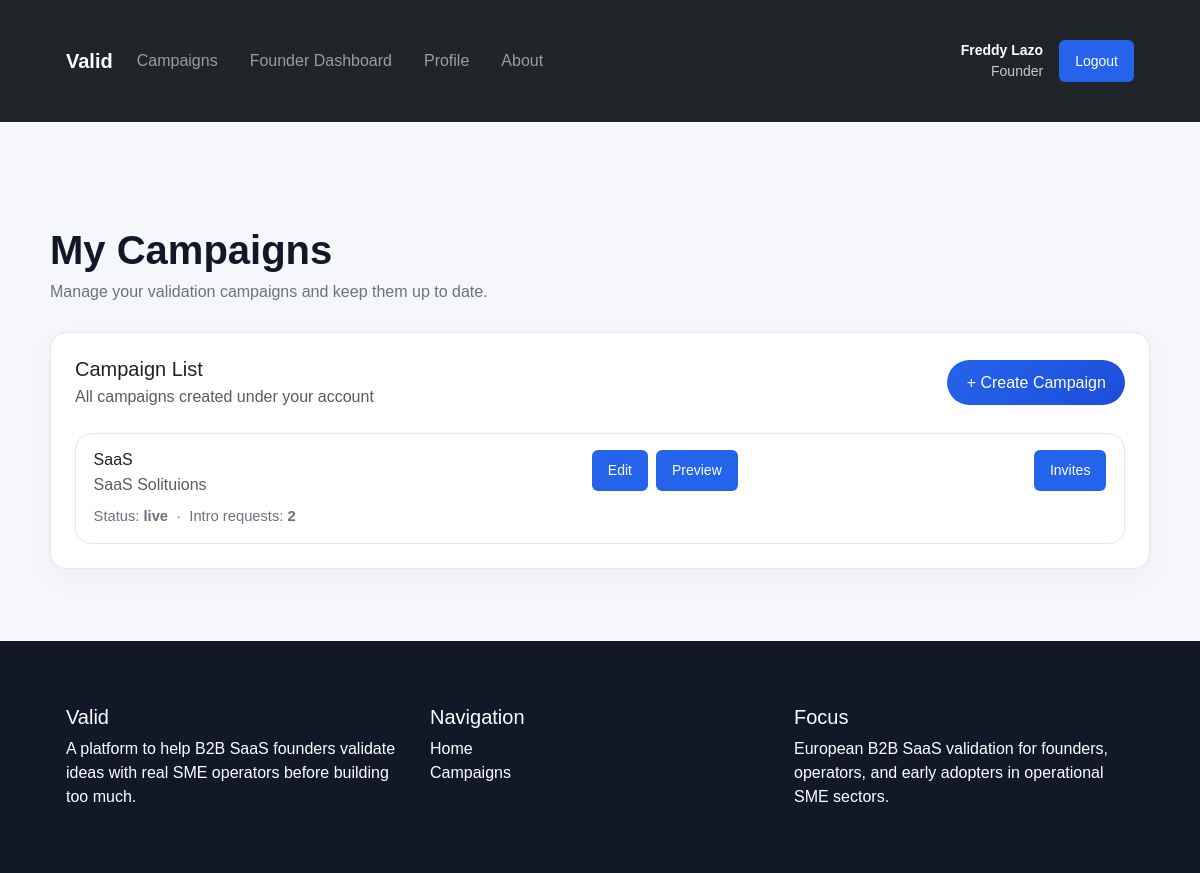
/valid/founder/campaigns/ (signed in), run on the app's committed database.
### account/models.py (models this page shows, shortened)
class Profile(models.Model):
    user = models.OneToOneField(
        settings.AUTH_USER_MODEL,
        on_delete=models.CASCADE,
        related_name="profile",
    )
    role = models.CharField(max_length=20, choices=UserRole.choices)
    company_name = models.CharField(max_length=255, blank=True)
    industry = models.CharField(max_length=100, blank=True)
    country = models.CharField(max_length=100, blank=True)
    company_size = models.CharField(max_length=50, blank=True)
    job_title = models.CharField(max_length=100, blank=True)
    pain_points = models.TextField(blank=True)

### campaign/models.py (models this page shows, shortened)
class Campaign(models.Model):
    founder = models.ForeignKey(
        settings.AUTH_USER_MODEL,
        on_delete=models.CASCADE,
        related_name="campaigns",
    )
    title = models.CharField(max_length=255)
    problem_summary = models.TextField()
    solution_summary = models.TextField()
    target_industry = models.CharField(
        max_length=50,
        choices=CampaignIndustry.choices,
    )
    target_role = models.CharField(
        max_length=50,
        choices=CampaignTargetRole.choices,
    )
    target_company_size = models.CharField(
        max_length=50,
        choices=CampaignCompanySize.choices,
    )
    target_market = models.CharField(max_length=100, blank=True)
    validation_goal_type = models.CharField(
        max_length=50,
        choices=CampaignValidationGoal.choices,
    )
    validation_goal_count = models.PositiveIntegerField(default=1)
    pilot_offer_summary = models.TextField(blank=True)
    status = models.CharField(
        max_length=20,
        choices=CampaignStatus.choices,
        default=CampaignStatus.PENDING_REVIEW,
    )
    campaign_image = models.ImageField(upload_to="campaign_visuals/", blank=True, null=True)
    created_at = models.DateTimeField(auto_now_add=True)
    updated_at = models.DateTimeField(auto_now=True)
    class Meta:
        ordering = ["-created_at"]

### campaign/views.py (the view)
# urls.py: path("founder/campaigns/", founder_campaign_list, name="founder_campaign_list"),
@login_required
def founder_campaign_list(request):
    if not is_founder(request.user):
        return HttpResponseForbidden("Only founders can access this page.")
    campaigns = Campaign.objects.filter(founder=request.user).annotate(
        intro_requests_count=Count("intro_requests")
    )
    return render(
        request,
        "campaign/founder/campaign_list.html",
        {"campaigns": campaigns},
    )

### campaign/views.py (called while the page is built)
def is_founder(user):
    return (
        user.is_authenticated
        and hasattr(user, "profile")
        and user.profile.role == "founder"
    )

### campaign/templates/campaign/founder/campaign_list.html (shortened to what this page needs)
{% extends "campaign/base.html" %}
{% block content %}
<div class="container page-shell">
    <div class="page-header">
        <h1>My Campaigns</h1>
        <p>Manage your validation campaigns and keep them up to date.</p>
    </div>
    <div class="section-card">
        <div class="card-body">
            <div class="d-flex justify-content-between align-items-center mb-4 flex-wrap gap-2">
                <div>
                    <h2 class="h5 mb-1">Campaign List</h2>
                    <p class="text-muted mb-0">All campaigns created under your account</p>
                </div>
                <a class="btn btn-primary-action" href="{% url 'founder_campaign_create' %}">
                    + Create Campaign
                </a>
            </div>
            <div class="content-stack">
                {% for campaign in campaigns %}
                    <div class="list-item-card">
                        <div class="d-flex justify-content-between align-items-start flex-wrap gap-3">
                            <div>
                                <h3 class="h6 mb-1">{{ campaign.title }}</h3>
                                <p class="text-muted mb-2">
                                    {{ campaign.solution_summary|truncatechars:130 }}
                                </p>
                                <div class="list-meta">
                                    Status:
                                    <strong>{{ campaign.status }}</strong>
                                    &nbsp;·&nbsp;
                                    Intro requests:
                                    <strong>{{ campaign.intro_requests_count }}</strong>
                                </div>
                            </div>
                            <div class="d-flex gap-2 flex-wrap">
                                <a class="btn btn-sm btn-outline-primary" href="{% url 'founder_campaign_update' campaign.id %}">
                                    Edit
                                </a>
                                <a class="btn btn-sm btn-outline-secondary" href="{% url 'campaign_detail' campaign.id %}">
                                    Preview
                                </a>
                            </div>
                            <a class="btn btn-sm btn-outline-dark" href="{% url 'founder_campaign_invites' campaign.id %}">
                                Invites
                            </a>
                        </div>
                    </div>
                {% empty %}
                    <div class="empty-state">
                        You have not created any campaigns yet.
                    </div>
                {% endfor %}
            </div>
        </div>
    </div>
</div>
{% endblock %}

### campaign/templates/campaign/base.html (shortened to what this page needs)
{% load static %}
<!DOCTYPE html>
<html lang="en">
<head>
    <link
        href="https://cdn.jsdelivr.net/npm/bootstrap@5.3.3/dist/css/bootstrap.min.css"
        rel="stylesheet">
    <link href="{% static "css/valid.css" %}" rel="stylesheet">
</head>
<body >
<nav class="navbar navbar-expand-lg navbar-dark bg-dark sticky-top">
    <div class="container">
        <a class="navbar-brand fw-bold" href="{% url 'home' %}">Valid</a>
        <div class="collapse navbar-collapse" id="mainNav">
            <ul class="navbar-nav me-auto mb-2 mb-lg-0">
                <li class="nav-item">
                    <a class="nav-link" href="{% url 'campaign_list' %}">Campaigns</a>
                </li>
                {% if user.is_authenticated %}
                    {% if user.profile.role == 'founder' %}
                        <li class="nav-item">
                            <a class="nav-link" href="{% url 'founder_dashboard' %}">Founder Dashboard</a>
                        </li>
                    {% elif user.profile.role == 'sme' %}
                        <li class="nav-item">
                            <a class="nav-link" href="{% url 'sme_dashboard' %}">SME Dashboard</a>
                        </li>
                    {% endif %}
                    <li class="nav-item">
                        <a class="nav-link" href="{% url 'profile' %}">Profile</a>
                    </li>
                {% endif %}
                <li class="nav-item">
                    <a class="nav-link" href="{% url 'about' %}">About</a>
                </li>
            </ul>
            <div class="d-flex align-items-center gap-3">
                {% if user.is_authenticated %}
                    <div class="text-white small text-end">
                        <div class="fw-semibold">
                            {{ user.first_name|default:user.username }} {{ user.last_name }}
                        </div>
                        <div class="opacity-75">
                            {{ user.profile.role|title }}
                        </div>
                    </div>
                    <form method="post" action="{% url 'logout' %}">
                        <button class="btn btn-outline-light btn-sm" type="submit">Logout</button>
                    </form>
                {% else %}
                    <a class="btn btn-outline-light btn-sm" href="{% url 'login' %}">Login</a>
                    <a class="btn btn-light btn-sm" href="{% url 'signup' %}">Sign Up</a>
                {% endif %}
            </div>
        </div>
    </div>
</nav>
<main class="flex-fill">
</main>
{% block content %}{% endblock %}
<footer class="footer">
    <div class="container">
        <div class="row g-4">
            <div class="col-md-4">
                <h5>Valid</h5>
                <p class="mb-0">
                    A platform to help B2B SaaS founders validate ideas with real SME operators before building too much.
                </p>
            </div>
            <div class="col-md-4">
                <h5>Navigation</h5>
                <ul class="list-unstyled">
                    <li><a class="text-white text-decoration-none" href="{% url 'home' %}">Home</a></li>
                    <li><a class="text-white text-decoration-none" href="{% url 'campaign_list' %}">Campaigns</a></li>
                </ul>
            </div>
            <div class="col-md-4">
                <h5>Focus</h5>
                <p class="mb-0">
                    European B2B SaaS validation for founders, operators, and early adopters in operational SME sectors.
                </p>
            </div>
        </div>
    </div>
</footer>
</body>
</html>

### campaign/static/css/valid.css (style rules this page uses)
body { font-family: Arial, sans-serif; display: flex; flex-direction: column; background: #f6f7fb; margin: 0; color: #222; min-height: 100vh; }
nav { background: #111827; padding: 1rem 2rem; }
nav a { color: #fff; text-decoration: none; margin-right: 1rem; }
.container { max-width: 1100px; margin: 2rem auto; padding: 0 1rem; }
.btn { display: inline-block; padding: 0.65rem 1rem; background: #2563eb; color: white; text-decoration: none; border-radius: 6px; border: none; cursor: pointer; }
.btn-primary-action { background: linear-gradient(135deg, #2563eb, #1d4ed8); border: none; color: white; padding: 0.65rem 1.2rem; border-radius: 999px; font-weight: 500; transition: all 0.2s ease; }
.footer { background-color: #111827; color: white; padding: 2rem 0; margin-top: auto; }
.page-shell { padding: 2.5rem 0; }
.page-header { margin-bottom: 1.75rem; }
.page-header h1 { font-weight: 700; margin-bottom: 0.35rem; color: #111827; }
.page-header p { margin-bottom: 0; color: #6b7280; }
.section-card { background: #fff; border: 1px solid #e5e7eb; border-radius: 1rem; box-shadow: 0 10px 30px rgba(15, 23, 42, 0.04); }
.section-card .card-body { padding: 1.5rem; }
.list-item-card { border: 1px solid #e5e7eb; border-radius: 1rem; padding: 1rem 1.1rem; background: #fff; transition: transform 0.2s ease, box-shadow 0.2s ease; }
.list-meta { font-size: 0.92rem; color: #6b7280; }

### data on the page
Campaign: title "SaaS", solution_summary "SaaS Solituions", status "live", intro_requests_count "2"

### other printed values
{{ user.first_name|default:user.username }} "Freddy"
{{ user.last_name }} "Lazo"
{{ user.profile.role|title }} "Founder"
